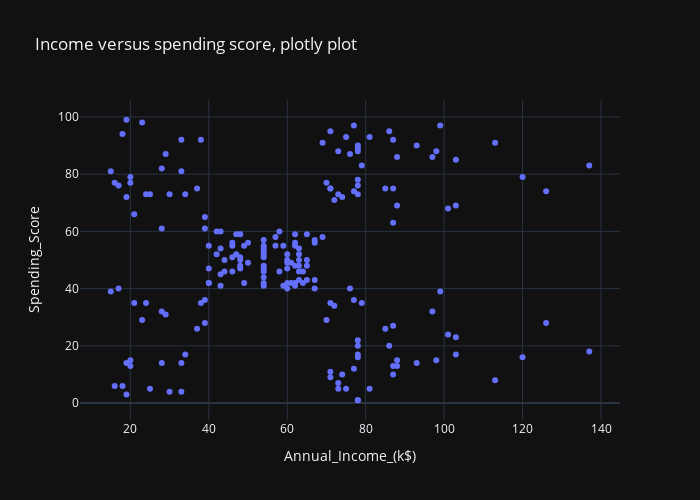

Notebook cell for this chart:
### Code cell
# each visualization library has slightly different "syntax" and "names".
# here we use plotly express library and the scatter() function.
px.scatter(df, x="Annual_Income_(k$)", y="Spending_Score",
           height=500, width=700,
           title="Income versus spending score, plotly plot")

### Figure 1 — Plotly figure (JSON) as saved in the notebook; plotly's stock layout.template omitted (floating-point values rounded to 4 significant figures; data arrays with more than 128 entries replaced by an {"elided": "..."} marker saying what was removed)
{"data": [{"hovertemplate": "Annual_Income_(k$)=%{x}<br>Spending_Score=%{y}<extra></extra>", "legendgroup": "", "marker": {"color": "#636efa", "symbol": "circle"}, "mode": "markers", "name": "", "orientation": "v", "showlegend": false, "x": {"elided": "200 int values"}, "xaxis": "x", "y": {"elided": "200 int values"}, "yaxis": "y", "type": "scatter"}], "layout": {"xaxis": {"anchor": "y", "domain": [0.0, 1.0], "title": {"text": "Annual_Income_(k$)"}}, "yaxis": {"anchor": "x", "domain": [0.0, 1.0], "title": {"text": "Spending_Score"}}, "legend": {"tracegroupgap": 0}, "title": {"text": "Income versus spending score, plotly plot"}, "height": 500, "width": 700}}
